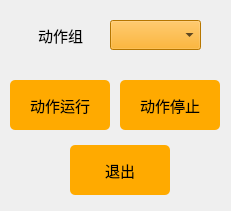
   <widget class="QWidget" name="widget_5" native="true">
    <property name="geometry">
     <rect>
      <x>1425</x>
      <y>660</y>
      <width>231</width>
      <height>211</height>
     </rect>
    </property>
    <property name="styleSheet">
     <string notr="true">#widget_5 {border:1px solid #242424;
border-color: rgb(200, 200, 200);}</string>
    </property>
    <widget class="QLabel" name="label_action">
     <property name="geometry">
      <rect>
       <x>20</x>
       <y>20</y>
       <width>81</width>
       <height>30</height>
      </rect>
     </property>
     <property name="font">
      <font>
       <family>Sans Serif</family>
       <pointsize>11</pointsize>
      </font>
     </property>
     <property name="text">
      <string>动作组</string>
     </property>
     <property name="alignment">
      <set>Qt::AlignCenter</set>
     </property>
    </widget>
    <widget class="QComboBox" name="comboBox_action">
     <property name="geometry">
      <rect>
       <x>110</x>
       <y>20</y>
       <width>91</width>
       <height>30</height>
      </rect>
     </property>
     <property name="font">
      <font>
       <family>Arial</family>
       <pointsize>10</pointsize>
      </font>
     </property>
     <property name="styleSheet">
      <string notr="true">background-color: rgb(255, 165, 0);
selection-background-color: #A66C00;
selection-color: rgb(0, 0, 0);
</string>
     </property>
    </widget>
    <widget class="QPushButton" name="Button_RunAction">
     <property name="geometry">
      <rect>
       <x>10</x>
       <y>80</y>
       <width>100</width>
       <height>50</height>
      </rect>
     </property>
     <property name="font">
      <font>
       <family>黑体</family>
       <pointsize>11</pointsize>
      </font>
     </property>
     <property name="styleSheet">
      <string notr="true">QPushButton{background-color: rgb(255, 170, 0);}
QPushButton:hover{background-color:  rgb(255, 210, 0);}
QPushButton{border-radius:5px;}</string>
     </property>
     <property name="text">
      <string>动作运行</string>
     </property>
    </widget>
    <widget class="QPushButton" name="Button_StopAction">
     <property name="geometry">
      <rect>
       <x>120</x>
       <y>80</y>
       <width>100</width>
       <height>50</height>
      </rect>
     </property>
     <property name="font">
      <font>
       <family>黑体</family>
       <pointsize>11</pointsize>
      </font>
     </property>
     <property name="styleSheet">
      <string notr="true">QPushButton{background-color: rgb(255, 170, 0);}
QPushButton:hover{background-color:  rgb(255, 210, 0);}
QPushButton{border-radius:5px;}</string>
     </property>
     <property name="text">
      <string>动作停止</string>
     </property>
    </widget>
    <widget class="QPushButton" name="Button_Exit">
     <property name="geometry">
      <rect>
       <x>70</x>
       <y>145</y>
       <width>100</width>
       <height>50</height>
      </rect>
     </property>
     <property name="font">
      <font>
       <family>黑体</family>
       <pointsize>11</pointsize>
      </font>
     </property>
     <property name="styleSheet">
      <string notr="true">QPushButton{background-color: rgb(255, 170, 0);}
QPushButton:hover{background-color:  rgb(255, 210, 0);}
QPushButton{border-radius:5px;}</string>
     </property>
     <property name="text">
      <string>退出</string>
     </property>
    </widget>
   </widget>
